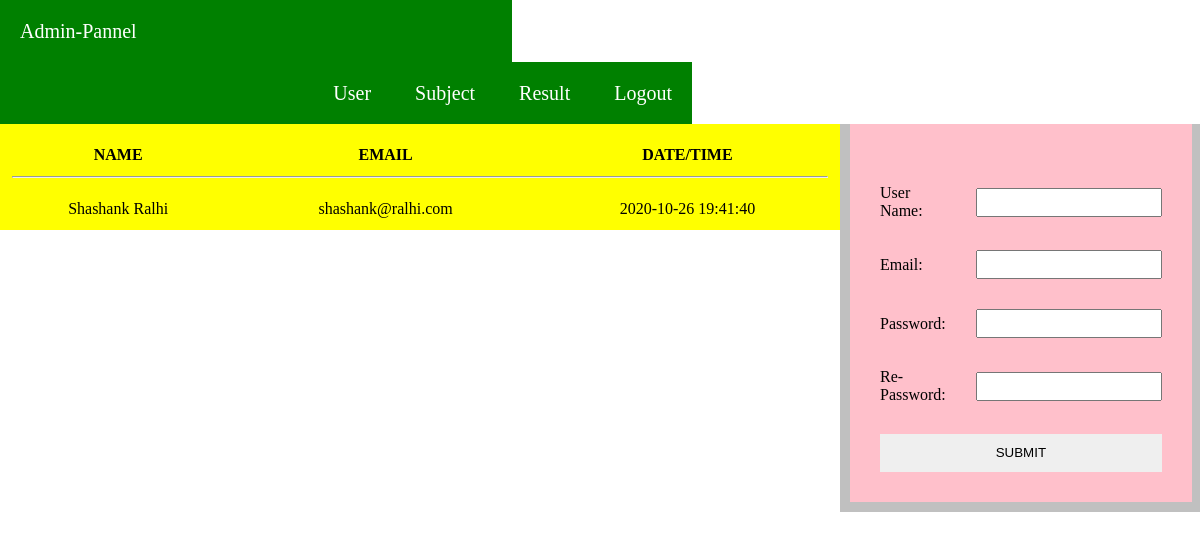
The app's page /admin-user.php with its own data.
### tables this page shows
CREATE TABLE `registration` (
  `id` int(11) NOT NULL,
  `name` varchar(50) NOT NULL,
  `email` varchar(50) NOT NULL,
  `password` varchar(50) NOT NULL,
  `dt` datetime NOT NULL
);

### admin-user.php (the view, shortened to what this page needs)
<?php
		include("connection.php");
		include("admin.php");
?>
	<div>
			<div id="display">
				<form action="test.php" method="POST">
						<table id="userdisplay">
								<tr>
									<th>NAME</th>
									<th>EMAIL</th>
									<th>DATE/TIME</th>
								</tr>
								<tr>
									<td colspan="5">
										<hr/>
									</td>
								</tr>
								<?php
										$sql = "SELECT * FROM registration ORDER BY id DESC";
										$result = $conn->query($sql);
										if ($result->num_rows > 0)
										{
											while($row = $result->fetch_assoc())
											{
													$userdata = $row;
								?>
													<tr>
															<td>
																<?php echo $userdata['name']; ?>
															</td>
															<td>
																<?php echo $userdata['email']; ?>
															</td>
															<td>
																<?php echo $userdata['dt']; ?>
															</td>
													</tr>
								<?php
											}
										}
								?>
					</table>
				</form>
		</div>
		<div id="admin-user-add">
			<form action="admin-user.php" method="POST">
				<table cellspacing="30px;">
					<tr>
						<td>
							<label for="username">User Name:</label>
						</td>
						<td>
							<input type="text" name="username" class="input">
						</td>
					</tr>
					<tr>
						<td>
							<label for="email">Email:</label>
						</td>
						<td>
							<input type="email" name="email" class="input">
						</td>
					</tr>
					<tr>
						<td>
							<label for="password">Password:</label>
						</td>
						<td>
							<input type="password" name="passwordA" class="input">
						</td>
					</tr>
					<tr>
						<td>
							<label for="password">Re-Password:</label>
						</td>
						<td>
							<input type="password" name="passwordB" class="input">
						</td>
					</tr>
					<tr>
						<td colspan="2">
							<input type="submit" name="submit" value="SUBMIT" id="submit-button">
						</td>
					</tr>
				</table>
			</form>
		</div>
	</div>

### style.css (style rules this page uses)
* { padding: 0%; margin: 0%; }
.input { padding: 5px 0px 5px 5px; }
#submit-button { width: 100%; padding: 4% 4% 4% 4%; border: transparent; }
#admin-user-add { float: left; width: 30%; background-color: blue; }
#admin-user-add form { width: 100%; background-color: pink; }
#admin-user-add form table { width: 100%; border-left: 10px solid silver; border-right: 10px solid silver; border-bottom: 10px solid silver; }
#display { float: left; overflow: hidden; width: 70%; background-color: yellow; }
#display form table { margin-top:20px; width: 100%; }
#userdisplay tr td { padding: 10px; text-align: center; }

### records on screen
registration: name "Shashank Ralhi", email "shashank@ralhi.com", dt "2020-10-26 19:41:40"
